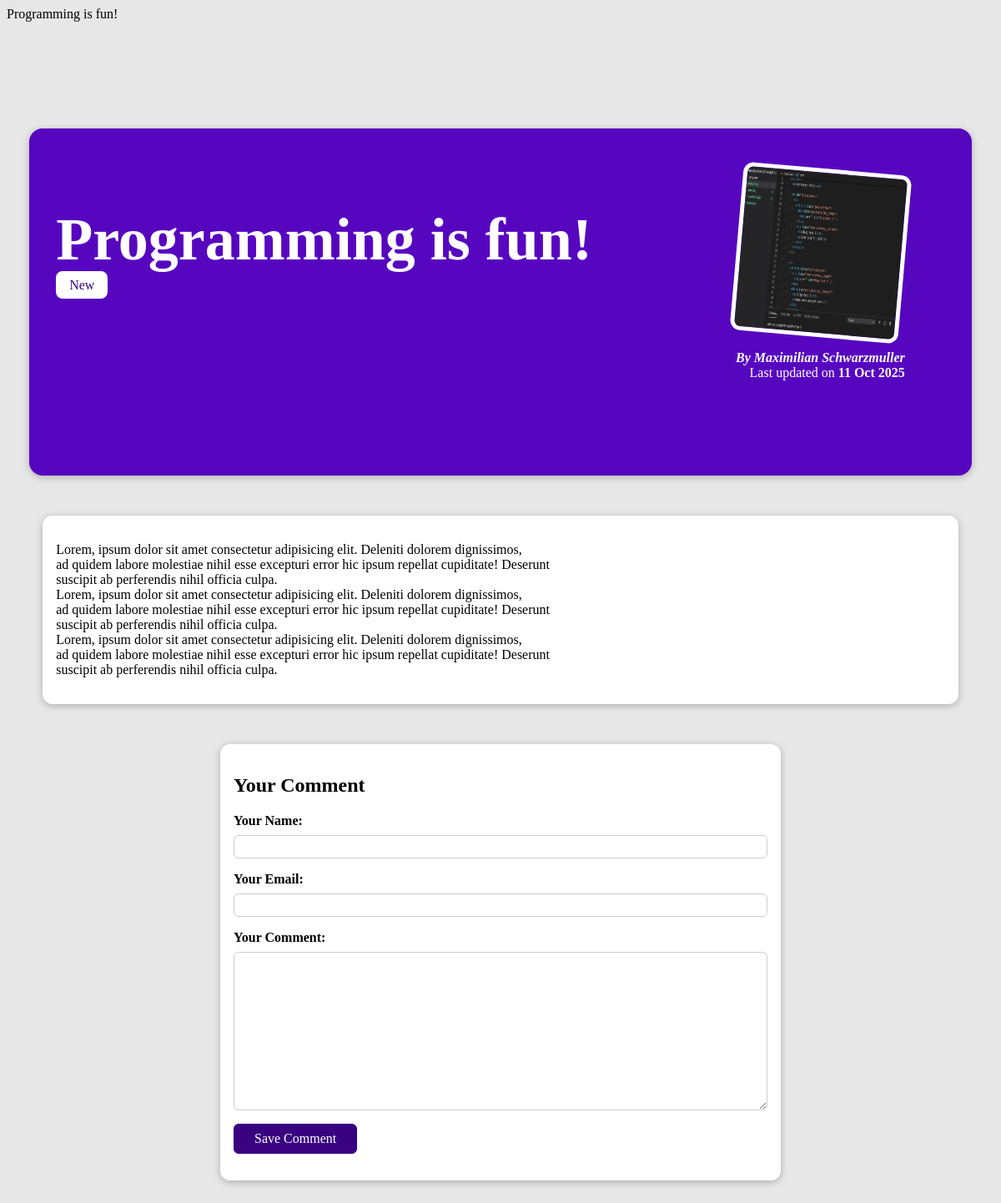
The app's page /posts/into-the-woods with its own data.
### blog/models.py (models this page shows, shortened)
class Post(models.Model):
    title = models.CharField(max_length=150)
    excerpt = models.CharField(max_length=200)
    image = models.ImageField(upload_to="posts", null=True)
    date = models.DateField(auto_now=True)
    slug = models.SlugField(unique=True, db_index=True)
    content = models.TextField(validators=[MinLengthValidator(10)])
    author = models.ForeignKey(
        Author, on_delete=models.SET_NULL, null=True, related_name="posts")
    tags = models.ManyToManyField(Tag)

class Tag(models.Model):
    caption = models.CharField(max_length=20)

class Author(models.Model):
    first_name = models.CharField(max_length=100)
    last_name = models.CharField(max_length=100)
    email_address = models.EmailField()
    def full_name(self):
        return f"{self.first_name} {self.last_name}"
    def __str__(self):
        return self.full_name()

### blog/views.py (the view)
# urls.py: path("posts/<slug:slug>", views.SinglePostView.as_view(),
class SinglePostView(DetailView):
    template_name = "blog/post-detail.html"
    model = Post
    def get_context_data(self, **kwargs):
        context =  super().get_context_data(**kwargs)
        context["post_tags"] = self.object.tags.all()
        context["comment_form"] = CommentForm()
        return context

### blog/forms.py
class CommentForm(forms.ModelForm):
    class Meta:
        model = Comment
        exclude = ["post"]
        labels = {
          "user_name": "Your Name",
          "user_email": "Your Email",
          "text": "Your Comment"
        }

### blog/templates/blog/post-detail.html (shortened to what this page needs)
{% load static %}
{% block css_files %}
<link rel="stylesheet" href="{% static "blog/post-detail.css" %}" />
{% endblock %}
{% block content %}
<section id="summary">
  <h2>{{ post.title }}</h2>
  <div>
    {% for tag in post_tags %}
      <span class="tag">{{ tag.caption }}</span>
    {% endfor %}
  </div>
  <article>
    <img src="{{ post.image.url }}" alt="{{ post.title }}" />
    <address>By <a href="mailto:{{ post.author.email_address }}">{{ post.author }}</a></address>
    <div>Last updated on <time>{{ post.date|date:"d M Y" }}</time></div>
  </article>
</section>
<main>
  {{ post.content|linebreaks }}
</main>
<section id="comment-form">
  <h2>Your Comment</h2>
  <form>
    {% for form_field in comment_form %}
      <div class="form-control">
        {{ form_field.label_tag }}
        {{ form_field }}
      </div>
    {% endfor %}
    <button>Save Comment</button>
  </form>
</section>
{% endblock %}

### blog/static/blog/post-detail.css (style rules this page uses)
#summary { margin: 8rem auto 3rem auto; padding: 2rem; width: 90%; max-width: 90rem; border-radius: 16px; background-color: #5706c0; position: relative; box-shadow: 0 2px 8px rgba(0, 0, 0, 0.25); height: 22rem; }
#summary h2 { color: white; font-size: 4.5rem; margin-bottom: 0.25rem; }
#summary article { position: absolute; top: 2rem; right: 3rem; padding: 1rem 2rem; border-radius: 12px; text-align: right; color: white; }
#summary article img { width: 12rem; height: 12rem; border-radius: 12px; transform: rotateZ(5deg); border: 5px solid white; margin-bottom: 1rem; }
#summary address { font-weight: bold; }
#summary a { color: white; text-decoration: none; }
#summary time { font-weight: bold; }
main { width: 90%; max-width: 90rem; margin: 3rem auto; background-color: white; padding: 1rem; border-radius: 12px; box-shadow: 0 2px 8px rgba(0, 0, 0, 0.25); }
.tag { background-color: white; color: #390281; padding: 0.5rem 1rem; border-radius: 8px; }
#comment-form { margin: 3rem auto; width: 90%; max-width: 40rem; border-radius: 12px; background-color: white; box-shadow: 0 2px 8px rgba(0, 0, 0, 0.25); padding: 1rem; }
#comment-form button { font: inherit; background-color: #390281; color: white; border: 1px solid #390281; padding: 0.5rem 1.5rem; border-radius: 6px; cursor: pointer; }
.form-control { margin-bottom: 1rem; }
.form-control label { font-weight: bold; margin-bottom: 0.5rem; display: block; }
.form-control input, .form-control textarea { display: block; width: 100%; font: inherit; padding: 0.25rem; border-radius: 6px; border: 1px solid #ccc; }

### records on screen
Post: title "Programming is fun!", image (picture), author "Maximilian Schwarzmuller", date "11 Oct 2025", content "Lorem, ipsum dolor sit amet consectetur adipisicing elit. Deleniti dolorem dignissimos, ad quidem labore molestiae nihil esse excepturi error hic ipsum repellat cupiditate! Deserunt suscipit ab perferendis nihil officia culpa. Lorem, ipsum dolor sit amet consectetur adipisicing elit. Deleniti dolorem dignissimos, ad quidem labore molestiae nihil esse excepturi error hic ipsum repellat cupiditate! Deserunt suscipit ab perferendis nihil officia culpa. Lorem, ipsum dolor sit amet consectetur adipisicing elit. Deleniti dolorem dignissimos, ad quidem labore molestiae nihil esse excepturi error hic ipsum repellat cupiditate! Deserunt suscipit ab perferendis nihil officia culpa."
Tag: caption "New"
